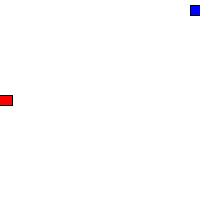
Frame 1 (no input)
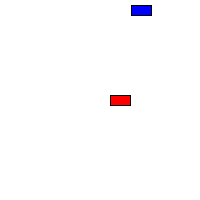
Frame 60 (the mouse pressed at the canvas centre just before this capture)
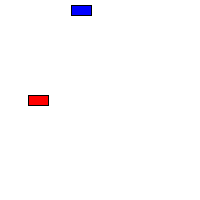
Frame 120 (the mouse held since frame 60 and released just before this capture)

The Processing sketch that drew these frames (run headless with seeded random() and noise(); from frame 60 on, the mouse is pressed at the canvas centre):

// Processing sketch: processing_103360
// ── processing_103360.pde

// http://processing.org/tutorials/objects/

// Example: Two Car objects
Car myCar1;
Car myCar2; // Two objects!

void setup() {
  size(200,200);
  // Parameters go inside the parentheses when the object is constructed.
  myCar1 = new Car(color(255,0,0),0,100,2); 
  myCar2 = new Car(color(0,0,255),0,10,-1);
}

void draw() {
  background(255);
  myCar1.drive();
  myCar1.display();
  myCar2.drive();
  myCar2.display();
}

// Even though there are multiple objects, we still only need one class. 
// No matter how many cookies we make, only one cookie cutter is needed.
class Car {
  color c;
  float xpos;
  float ypos;
  float xspeed;


  // The Constructor is defined with arguments.
  Car(color tempC, float tempXpos, float tempYpos, float tempXspeed) { 
    c = tempC;
    xpos = tempXpos;
    ypos = tempYpos;
    xspeed = tempXspeed;
  }

  void display() {
    stroke(0);
    fill(c);
    rectMode(CENTER);
    rect(xpos,ypos,20,10);
  }

  void drive() {
    xpos = xpos + xspeed;
    if (xpos > width) {
      xpos = 0;
 
    }
    
    if (xpos<0){
      xpos=200;
 }
  }
}
